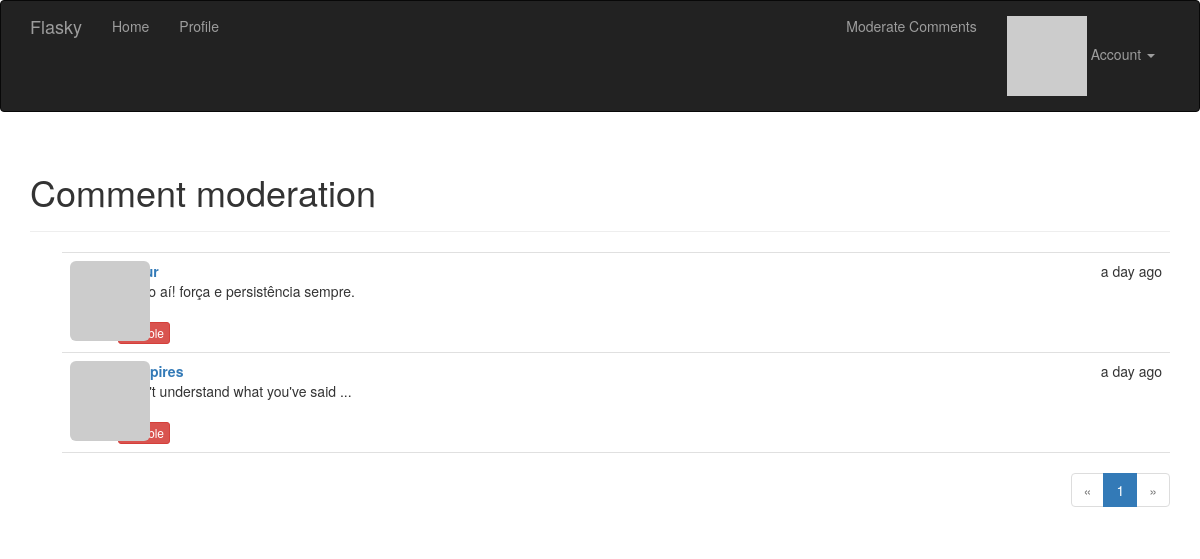
Screenshot of /moderate (signed in) with the database file from the repository.
### app/models.py (models this page shows, shortened)
class Comment(db.Model):
    __tablename__ = 'comments'
    id = db.Column(db.Integer, primary_key=True)
    body = db.Column(db.Text)
    body_html = db.Column(db.Text)
    timestamp = db.Column(db.DateTime, index=True, default=datetime.utcnow)
    disabled = db.Column(db.Boolean)
    author_id = db.Column(db.Integer, db.ForeignKey('users.id'))
    post_id = db.Column(db.Integer, db.ForeignKey('posts.id'))

class User(UserMixin, db.Model):
    __tablename__ = 'users'
    id = db.Column(db.Integer, primary_key=True)
    email = db.Column(db.String(64), unique=True, index=True)
    username = db.Column(db.String(64), unique=True, index=True)
    name = db.Column(db.String(64))
    location = db.Column(db.String(64))
    about_me = db.Column(db.Text())
    member_since = db.Column(db.DateTime(), default=datetime.utcnow)
    last_seen = db.Column(db.DateTime(), default=datetime.utcnow)
    confirmed = db.Column(db.Boolean, default=False)
    password_hash = db.Column(db.String(128))
    avatar_hash = db.Column(db.String(32))
    role_id = db.Column(db.Integer, db.ForeignKey('roles.id'))
    posts = db.relationship('Post', backref='author', lazy='dynamic')
    followed = db.relationship(
        'Follow',
        foreign_keys=[Follow.follower_id],
        backref=db.backref('follower', lazy='joined'),
        lazy='dynamic',
        cascade='all, delete-orphan'
    )
    followers = db.relationship(
        'Follow',
        foreign_keys=[Follow.followed_id],
        backref=db.backref('followed', lazy='joined'),
        lazy='dynamic',
        cascade='all, delete-orphan'
    )
    comments = db.relationship('Comment', backref='author', lazy='dynamic')
    @property
    def password(self):
        raise AttributeError('password is not a readable attribute')
    def can(self, perm):
        return self.role is not None and self.role.has_permission(perm)
    def ping(self):
        self.last_seen = datetime.utcnow()
        db.session.add(self)
        db.session.commit()
    def gravatar_hash(self):
        return hashlib.md5(self.email.lower().encode('utf-8')).hexdigest()
    def gravatar(self, size=100, default='identicon', rating='g'):
        if request.is_secure:
            url = 'https://secure.gravatar.com/avatar'
        else:
            url = 'http://secure.gravatar.com/avatar'
        hash = self.avatar_hash or self.gravatar_hash()
        return f'{url}/{hash}?s={size}&d={default}&r={rating}'

### app/main/views.py (the view)
@main.route('/moderate')
@login_required
@permission_required(Permission.MODERATE)
def moderate():
    page = request.args.get('page', 1, type=int)
    pagination = Comment.query.order_by(Comment.timestamp.asc()).paginate(
        page,
        per_page=current_app.config['FLASKY_COMMENTS_PER_PAGE'],
        error_out=False
    )
    comments = pagination.items
    return render_template(
        'moderate.html',
        comments=comments,
        pagination=pagination,
        page=page
    )

### app/auth/views.py (called while the page is built)
@auth.before_app_request
def before_request():
    if current_user.is_authenticated:
        current_user.ping()
        if (not current_user.confirmed
                and request.endpoint
                and request.blueprint != 'auth'
                and request.endpoint != 'static'):
            return redirect(url_for('auth.unconfirmed'))

### app/main/__init__.py (called while the page is built)
@main.app_context_processor
def inject_permissions():
    return dict(Permission=Permission)

### app/models.py (called while the page is built)
@login_manager.user_loader
def load_user(user_id):
    return User.query.get(int(user_id))

    def has_permission(self, perm):
        return self.permissions & perm == perm

### app/templates/moderate.html (shortened to what this page needs)
{% extends "base.html" %}
{% import "_macros.html" as macros %}
{% block page_content %}
<div class="page-header">
    <h1>Comment moderation</h1>
</div>
{% set moderate = True %}
{% include "_comments.html" %}
{% if pagination %}
<div class="pagination">
    {{ macros.pagination_widget(pagination, '.moderate') }}
</div>
{% endif %}
{% endblock %}

### app/templates/_comments.html (shortened to what this page needs)
<ul class="comments">
    {% for comment in comments %}
    <li class="comment">
        <div class="comment-thumbnail">
            <a href="{{ url_for('.user', username=comment.author.username) }}">
                <img class="img-rounded profile-thumbnail" src="{{ comment.author.gravatar(size=40) }}">
            </a>
        </div>
        <div class="comment-content">
            <div class="comment-date">{{ moment(comment.timestamp).fromNow() }}</div>
            <div class="comment-author"><a href="{{ url_for('.user', username=comment.author.username) }}">{{ comment.author.username }}</a></div>
            <div class="comment-body">
                {% if moderate or not comment.disabled %}
                    {% if comment.body_html %}
                        {{ comment.body_html | safe }}
                    {% else %}
                        {{ comment.body }}
                    {% endif %}
                {% endif %}
            </div>
            {% if moderate %}
                <br>
                {% if comment.disabled %}
                    <a class="btn btn-default btn-xs" href="{{ url_for('.moderate_enable', id=comment.id, page=page) }}">Enable</a>
                {% else %}
                    <a class="btn btn-danger btn-xs" href="{{ url_for('.moderate_disable', id=comment.id, page=page) }}">Disable</a>
                {% endif %}
            {% endif %}
        </div>
    </li>
    {% endfor %}
</ul>

### app/static/styles.css (style rules this page uses)
.profile-thumbnail { position: absolute; }
ul.comments { list-style-type: none; padding: 0px; margin: 16px 0px 0px 0px; }
ul.comments li.comment { margin-left: 32px; padding: 8px; border-bottom: 1px solid #e0e0e0; }
ul.comments li.comment:nth-child(1) { border-top: 1px solid #e0e0e0; }
div.comment-date { float: right; }
div.comment-author { font-weight: bold; }
div.comment-thumbnail { position: absolute; }
div.comment-content { margin-left: 48px; min-height: 48px; }
div.pagination { width: 100%; text-align: right; padding: 0px; margin: 0px; }

### rows the page displays
Comment: timestamp "a day ago", body_html "É isso aí! força e persistência sempre."
Comment: timestamp "a day ago", author.username "enzopires", body_html "I don't understand what you've said ..."

### other values shown
{{ p }} "1"
